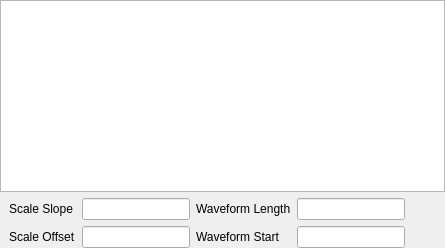
     <widget class="QWidget" name="raw_trace_tab">
      <attribute name="title">
       <string>Raw Waveform (w Region on Interest)</string>
      </attribute>
      <layout class="QVBoxLayout" name="verticalLayout_5">
       <property name="leftMargin">
        <number>0</number>
       </property>
       <property name="topMargin">
        <number>0</number>
       </property>
       <property name="rightMargin">
        <number>0</number>
       </property>
       <property name="bottomMargin">
        <number>0</number>
       </property>
       <item>
        <widget class="PyDMWaveformPlot" name="Raw">
         <property name="toolTip">
          <string/>
         </property>
         <property name="backgroundBrush">
          <brush brushstyle="SolidPattern">
           <color alpha="255">
            <red>230</red>
            <green>230</green>
            <blue>230</blue>
           </color>
          </brush>
         </property>
         <property name="showXGrid">
          <bool>true</bool>
         </property>
         <property name="showYGrid">
          <bool>true</bool>
         </property>
         <property name="yAxes">
          <stringlist>
           <string>{&quot;name&quot;: &quot;Amplitude&quot;, &quot;orientation&quot;: &quot;left&quot;, &quot;label&quot;: null, &quot;minRange&quot;: -1.0, &quot;maxRange&quot;: 1.0, &quot;autoRange&quot;: true, &quot;logMode&quot;: false}</string>
          </stringlist>
         </property>
         <property name="xLabels">
          <stringlist>
           <string>nanoseconds</string>
          </stringlist>
         </property>
         <property name="curves">
          <stringlist>
           <string>{&quot;y_channel&quot;: &quot;${DEVICE}:FAST_WF_RAW&quot;, &quot;x_channel&quot;: null, &quot;plot_style&quot;: &quot;Line&quot;, &quot;name&quot;: &quot;Amplitude (raw)&quot;, &quot;color&quot;: &quot;#008700&quot;, &quot;lineStyle&quot;: 1, &quot;lineWidth&quot;: 1, &quot;symbol&quot;: null, &quot;symbolSize&quot;: 10, &quot;yAxisName&quot;: &quot;Amplitude&quot;, &quot;barWidth&quot;: null, &quot;upperThreshold&quot;: null, &quot;lowerThreshold&quot;: null, &quot;thresholdColor&quot;: &quot;white&quot;, &quot;redraw_mode&quot;: 2}</string>
          </stringlist>
         </property>
        </widget>
       </item>
       <item>
        <layout class="QHBoxLayout" name="horizontalLayout_2">
         <property name="leftMargin">
          <number>9</number>
         </property>
         <item>
          <layout class="QGridLayout" name="gridLayout_2">
           <item row="0" column="0">
            <widget class="QLabel" name="scale_slope_lab">
             <property name="maximumSize">
              <size>
               <width>150</width>
               <height>16777215</height>
              </size>
             </property>
             <property name="text">
              <string>Scale Slope</string>
             </property>
             <property name="alignment">
              <set>Qt::AlignLeading|Qt::AlignLeft|Qt::AlignVCenter</set>
             </property>
            </widget>
           </item>
           <item row="1" column="1">
            <widget class="PyDMLineEdit" name="scale_offset_edit">
             <property name="maximumSize">
              <size>
               <width>150</width>
               <height>16777215</height>
              </size>
             </property>
             <property name="toolTip">
              <string/>
             </property>
             <property name="styleSheet">
              <string notr="true"/>
             </property>
             <property name="alignment">
              <set>Qt::AlignCenter</set>
             </property>
             <property name="clearButtonEnabled">
              <bool>false</bool>
             </property>
             <property name="rules" stdset="0">
              <string>[{&quot;channels&quot;: [{&quot;trigger&quot;: true, &quot;channel&quot;: &quot;ca://${P}_${THR}_H_EN_RBV.RVAL&quot;}], &quot;property&quot;: &quot;Visible&quot;, &quot;expression&quot;: &quot;ch[0]==1&quot;, &quot;name&quot;: &quot;New Rule&quot;, &quot;initial_value&quot;: &quot;&quot;}]</string>
             </property>
             <property name="precision" stdset="0">
              <number>0</number>
             </property>
             <property name="showUnits" stdset="0">
              <bool>true</bool>
             </property>
             <property name="precisionFromPV" stdset="0">
              <bool>true</bool>
             </property>
             <property name="alarmSensitiveContent" stdset="0">
              <bool>false</bool>
             </property>
             <property name="alarmSensitiveBorder" stdset="0">
              <bool>true</bool>
             </property>
             <property name="channel" stdset="0">
              <string>${DEVICE}:FAST_OFFSET_WF</string>
             </property>
            </widget>
           </item>
           <item row="1" column="0">
            <widget class="QLabel" name="scale_offset_lab">
             <property name="maximumSize">
              <size>
               <width>150</width>
               <height>16777215</height>
              </size>
             </property>
             <property name="text">
              <string>Scale Offset</string>
             </property>
             <property name="alignment">
              <set>Qt::AlignLeading|Qt::AlignLeft|Qt::AlignVCenter</set>
             </property>
            </widget>
           </item>
           <item row="0" column="1">
            <widget class="PyDMLineEdit" name="scale_slope_edit">
             <property name="maximumSize">
              <size>
               <width>150</width>
               <height>16777215</height>
              </size>
             </property>
             <property name="toolTip">
              <string/>
             </property>
             <property name="styleSheet">
              <string notr="true"/>
             </property>
             <property name="alignment">
              <set>Qt::AlignCenter</set>
             </property>
             <property name="clearButtonEnabled">
              <bool>false</bool>
             </property>
             <property name="rules" stdset="0">
              <string>[{&quot;channels&quot;: [{&quot;trigger&quot;: true, &quot;channel&quot;: &quot;ca://${P}_${THR}_L_EN_RBV.RVAL&quot;}], &quot;property&quot;: &quot;Visible&quot;, &quot;expression&quot;: &quot;ch[0]==1&quot;, &quot;name&quot;: &quot;New Rule&quot;, &quot;initial_value&quot;: &quot;&quot;}]</string>
             </property>
             <property name="precision" stdset="0">
              <number>0</number>
             </property>
             <property name="showUnits" stdset="0">
              <bool>true</bool>
             </property>
             <property name="precisionFromPV" stdset="0">
              <bool>true</bool>
             </property>
             <property name="alarmSensitiveContent" stdset="0">
              <bool>false</bool>
             </property>
             <property name="alarmSensitiveBorder" stdset="0">
              <bool>true</bool>
             </property>
             <property name="channel" stdset="0">
              <string>${DEVICE}:FAST_SLOPE_WF</string>
             </property>
            </widget>
           </item>
          </layout>
         </item>
         <item>
          <layout class="QGridLayout" name="gridLayout_3">
           <item row="0" column="0">
            <widget class="QLabel" name="wf_length_lab">
             <property name="maximumSize">
              <size>
               <width>150</width>
               <height>16777215</height>
              </size>
             </property>
             <property name="text">
              <string>Waveform Length</string>
             </property>
             <property name="alignment">
              <set>Qt::AlignLeading|Qt::AlignLeft|Qt::AlignVCenter</set>
             </property>
            </widget>
           </item>
           <item row="1" column="1">
            <widget class="PyDMLineEdit" name="wf_start_edit">
             <property name="maximumSize">
              <size>
               <width>150</width>
               <height>16777215</height>
              </size>
             </property>
             <property name="toolTip">
              <string/>
             </property>
             <property name="styleSheet">
              <string notr="true"/>
             </property>
             <property name="alignment">
              <set>Qt::AlignCenter</set>
             </property>
             <property name="clearButtonEnabled">
              <bool>false</bool>
             </property>
             <property name="rules" stdset="0">
              <string>[{&quot;channels&quot;: [{&quot;trigger&quot;: true, &quot;channel&quot;: &quot;ca://${P}_${THR}_H_EN_RBV.RVAL&quot;}], &quot;property&quot;: &quot;Visible&quot;, &quot;expression&quot;: &quot;ch[0]==1&quot;, &quot;name&quot;: &quot;New Rule&quot;, &quot;initial_value&quot;: &quot;&quot;}]</string>
             </property>
             <property name="precision" stdset="0">
              <number>0</number>
             </property>
             <property name="showUnits" stdset="0">
              <bool>true</bool>
             </property>
             <property name="precisionFromPV" stdset="0">
              <bool>true</bool>
             </property>
             <property name="alarmSensitiveContent" stdset="0">
              <bool>false</bool>
             </property>
             <property name="alarmSensitiveBorder" stdset="0">
              <bool>true</bool>
             </property>
             <property name="channel" stdset="0">
              <string>${DEVICE}:FAST_WF_START</string>
             </property>
            </widget>
           </item>
           <item row="1" column="0">
            <widget class="QLabel" name="wf_start_lab">
             <property name="maximumSize">
              <size>
               <width>150</width>
               <height>16777215</height>
              </size>
             </property>
             <property name="text">
              <string>Waveform Start</string>
             </property>
             <property name="alignment">
              <set>Qt::AlignLeading|Qt::AlignLeft|Qt::AlignVCenter</set>
             </property>
            </widget>
           </item>
           <item row="0" column="1">
            <widget class="PyDMLineEdit" name="wf_length_edit">
             <property name="maximumSize">
              <size>
               <width>150</width>
               <height>16777215</height>
              </size>
             </property>
             <property name="toolTip">
              <string/>
             </property>
             <property name="styleSheet">
              <string notr="true"/>
             </property>
             <property name="alignment">
              <set>Qt::AlignCenter</set>
             </property>
             <property name="clearButtonEnabled">
              <bool>false</bool>
             </property>
             <property name="rules" stdset="0">
              <string>[{&quot;channels&quot;: [{&quot;trigger&quot;: true, &quot;channel&quot;: &quot;ca://${P}_${THR}_L_EN_RBV.RVAL&quot;}], &quot;property&quot;: &quot;Visible&quot;, &quot;expression&quot;: &quot;ch[0]==1&quot;, &quot;name&quot;: &quot;New Rule&quot;, &quot;initial_value&quot;: &quot;&quot;}]</string>
             </property>
             <property name="precision" stdset="0">
              <number>0</number>
             </property>
             <property name="showUnits" stdset="0">
              <bool>true</bool>
             </property>
             <property name="precisionFromPV" stdset="0">
              <bool>true</bool>
             </property>
             <property name="alarmSensitiveContent" stdset="0">
              <bool>false</bool>
             </property>
             <property name="alarmSensitiveBorder" stdset="0">
              <bool>true</bool>
             </property>
             <property name="channel" stdset="0">
              <string>${DEVICE}:FAST_WF_NELM</string>
             </property>
            </widget>
           </item>
          </layout>
         </item>
         <item>
          <spacer name="horizontalSpacer_2">
           <property name="orientation">
            <enum>Qt::Horizontal</enum>
           </property>
           <property name="sizeType">
            <enum>QSizePolicy::Expanding</enum>
           </property>
           <property name="sizeHint" stdset="0">
            <size>
             <width>40</width>
             <height>20</height>
            </size>
           </property>
          </spacer>
         </item>
        </layout>
       </item>
      </layout>
     </widget>
